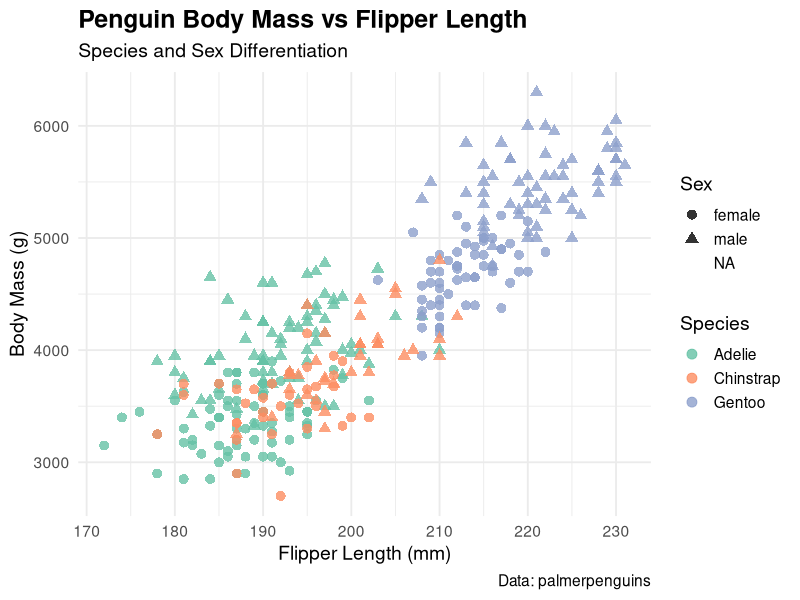

This figure's R source:
## ---- chunk 1
suppressPackageStartupMessages(library(tidyverse))
library(palmerpenguins)
## ---- chunk 2
# Basic data check (optional)
glimpse(penguins)

# Create a beautiful scatter plot
ggplot(data = penguins, aes(x = flipper_length_mm, y = body_mass_g,
                            color = species, shape = sex)) +
  geom_point(size = 3, alpha = 0.8, na.rm = TRUE) +
  scale_color_brewer(palette = "Set2") +
  labs(
    title = "Penguin Body Mass vs Flipper Length",
    subtitle = "Species and Sex Differentiation",
    x = "Flipper Length (mm)",
    y = "Body Mass (g)",
    color = "Species",
    shape = "Sex",
    caption = "Data: palmerpenguins"
  ) +
  theme_minimal(base_size = 14) +
  theme(
    plot.title = element_text(face = "bold", size = 18),
    plot.subtitle = element_text(size = 14),
    legend.position = "right"
  )
